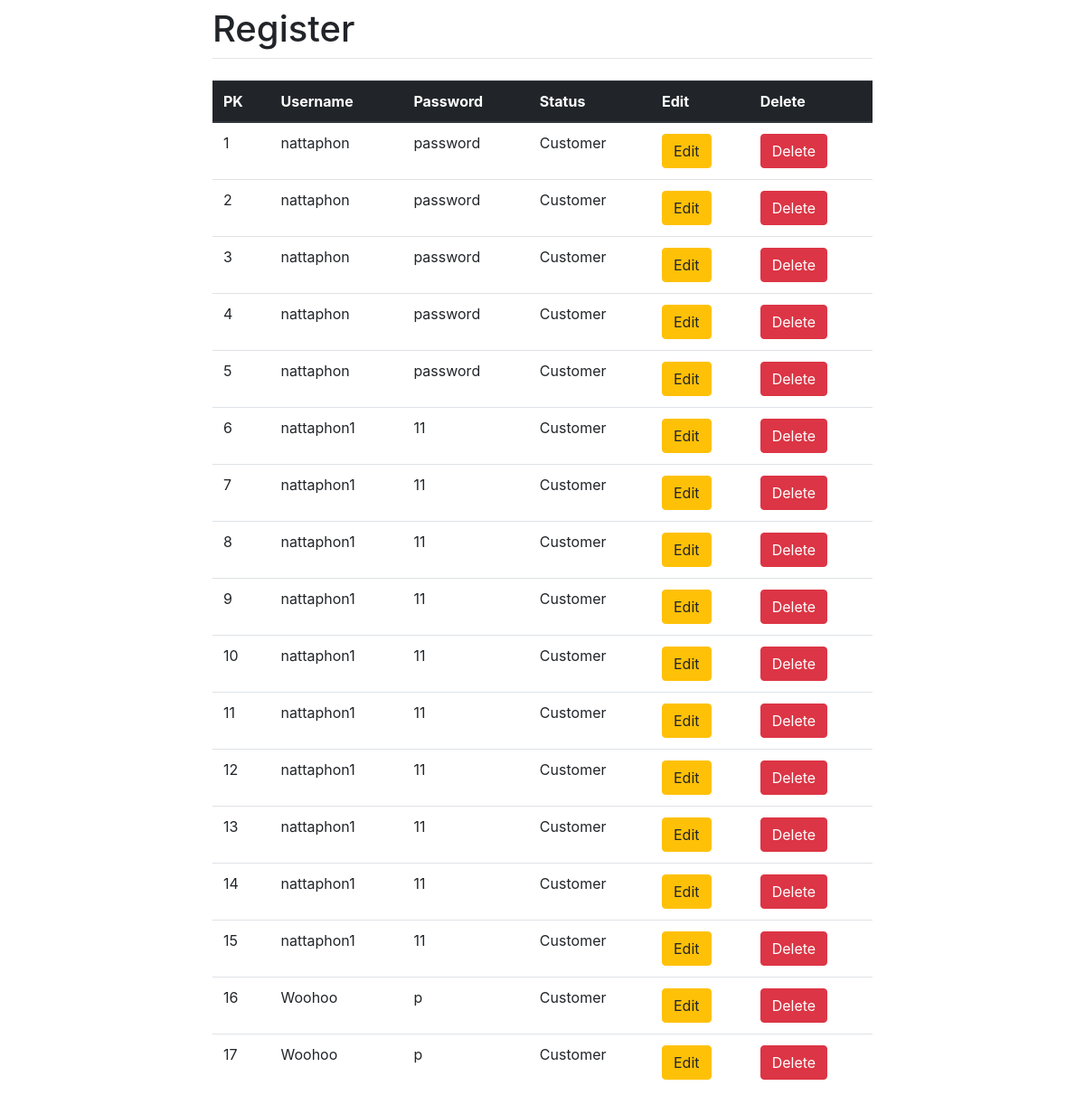
Screenshot of /account/ with the database file from the repository.
### Tea/models.py (models this page shows, shortened)
class Account(models.Model):
    username = models.CharField(max_length = 30, blank=False)
    password = models.CharField(max_length = 30, blank=False)
    status = models.IntegerField(default=0)
    start_datetime = models.DateTimeField('Start Date', null=True, blank=True)
    status_account = models.CharField(max_length=30, choices=status_account, default='Customer')

### Tea/views.py (the view)
# urls.py: url(r'^account/$', views.account_list, name='account_list'),
def account_list(request):
        account = Account.objects.all()
        pages = Paginator(account, 5)
        page = request.GET.get('page')
        context = {
                "items": account,
                "page_range" : pages,
        }
        return render(request,'account_list.html' ,context)

### Tea/templates/account_list.html
{% extends 'base1.html' %}
{% block content %}
<table class = "table">
    <thead class="thead-dark">
        <tr>
            <th scope="col">PK</th>
            <th scope="col">Username</th>
            <th scope="col">Password</th>
            <th scope="col">Status</th>
            <th scope="col">Edit</th>
            <th scope="col">Delete</th>
        </tr>
    </thead>
    <tbody>
        {% for item in items %}
        <tr>
            <td>{{item.id}}</td>
            <td>{{item.username}}</td>
            <td>{{item.password}}</td>
            <td>{{item.status_account}}</td>
            <td><a href="{% url 'edit_account' id=item.id %}"><button class="btn btn-warning">Edit</button></a></td>
            <td><button class="btn btn-danger">Delete</button></td>
        </tr>
        {% endfor %}
    </tbody>
</table>
{% endblock %}

### Tea/templates/base1.html (shortened to what this page needs)
<html lang="en">
  <head>
    <link rel="stylesheet" href="https://stackpath.bootstrapcdn.com/bootstrap/4.1.3/css/bootstrap.min.css">
  </head>
  <body>
    <div class="container">
      <div class="row justify-content-center">
        <div class="col-8">
          <h1 class="mt-2">Register</h1>
          <hr class="mt-0 mb-4">
          {% block content %}
          {% endblock %}
        </div>
      </div>
    </div>
  </body>
</html>

### rows the page displays
Account: id "1", username "nattaphon", password "password", status_account "Customer"
Account: id "2", username "nattaphon", password "password", status_account "Customer"
Account: id "3", username "nattaphon", password "password", status_account "Customer"
Account: id "4", username "nattaphon", password "password", status_account "Customer"
Account: id "5", username "nattaphon", password "password", status_account "Customer"
Account: id "6", username "nattaphon1", password "11", status_account "Customer"
Account: id "7", username "nattaphon1", password "11", status_account "Customer"
Account: id "8", username "nattaphon1", password "11", status_account "Customer"
Account: id "9", username "nattaphon1", password "11", status_account "Customer"
Account: id "10", username "nattaphon1", password "11", status_account "Customer"
Account: id "11", username "nattaphon1", password "11", status_account "Customer"
Account: id "12", username "nattaphon1", password "11", status_account "Customer"
Account: id "13", username "nattaphon1", password "11", status_account "Customer"
Account: id "14", username "nattaphon1", password "11", status_account "Customer"
Account: id "15", username "nattaphon1", password "11", status_account "Customer"
Account: id "16", username "Woohoo", password "p", status_account "Customer"
Account: id "17", username "Woohoo", password "p", status_account "Customer"
